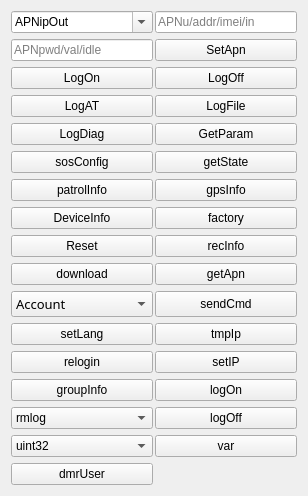
       <widget class="QWidget" name="tab_2">
        <property name="sizePolicy">
         <sizepolicy hsizetype="Expanding" vsizetype="Expanding">
          <horstretch>1</horstretch>
          <verstretch>1</verstretch>
         </sizepolicy>
        </property>
        <attribute name="title">
         <string>POC</string>
        </attribute>
        <layout class="QGridLayout" name="gridLayout_5" columnstretch="0,0">
         <item row="0" column="1">
          <layout class="QHBoxLayout" name="horizontalLayout_4">
           <item>
            <layout class="QGridLayout" name="gridLayout_4" rowstretch="0,0,0,0,0,0,0,0,0,0,0,0,0,0,0,0,0,0,0" columnstretch="1,1">
             <property name="sizeConstraint">
              <enum>QLayout::SetNoConstraint</enum>
             </property>
             <property name="horizontalSpacing">
              <number>2</number>
             </property>
             <item row="11" column="0">
              <widget class="QComboBox" name="cmdlist">
               <property name="sizePolicy">
                <sizepolicy hsizetype="Minimum" vsizetype="Expanding">
                 <horstretch>0</horstretch>
                 <verstretch>0</verstretch>
                </sizepolicy>
               </property>
               <property name="minimumSize">
                <size>
                 <width>100</width>
                 <height>0</height>
                </size>
               </property>
               <property name="font">
                <font>
                 <family>Microsoft YaHei</family>
                 <pointsize>10</pointsize>
                </font>
               </property>
               <item>
                <property name="text">
                 <string>Account</string>
                </property>
               </item>
               <item>
                <property name="text">
                 <string>lcd</string>
                </property>
               </item>
               <item>
                <property name="text">
                 <string>aui</string>
                </property>
               </item>
               <item>
                <property name="text">
                 <string>fly0</string>
                </property>
               </item>
               <item>
                <property name="text">
                 <string>fly1</string>
                </property>
               </item>
               <item>
                <property name="text">
                 <string>fota</string>
                </property>
               </item>
               <item>
                <property name="text">
                 <string>fotaA</string>
                </property>
               </item>
               <item>
                <property name="text">
                 <string>autoTest</string>
                </property>
               </item>
               <item>
                <property name="text">
                 <string>autoCall</string>
                </property>
               </item>
               <item>
                <property name="text">
                 <string>capacity</string>
                </property>
               </item>
               <item>
                <property name="text">
                 <string>testCall5s</string>
                </property>
               </item>
               <item>
                <property name="text">
                 <string>autoCall5590</string>
                </property>
               </item>
               <item>
                <property name="text">
                 <string>dmrAutoCall</string>
                </property>
               </item>
               <item>
                <property name="text">
                 <string>resCall</string>
                </property>
               </item>
               <item>
                <property name="text">
                 <string>testonoff</string>
                </property>
               </item>
               <item>
                <property name="text">
                 <string>ResOnoff</string>
                </property>
               </item>
               <item>
                <property name="text">
                 <string>fakeNfc</string>
                </property>
               </item>
               <item>
                <property name="text">
                 <string>FileM</string>
                </property>
               </item>
               <item>
                <property name="text">
                 <string>batm</string>
                </property>
               </item>
               <item>
                <property name="text">
                 <string>formatc</string>
                </property>
               </item>
               <item>
                <property name="text">
                 <string>formatd</string>
                </property>
               </item>
               <item>
                <property name="text">
                 <string>formate</string>
                </property>
               </item>
               <item>
                <property name="text">
                 <string>cklog</string>
                </property>
               </item>
               <item>
                <property name="text">
                 <string>vplay</string>
                </property>
               </item>
               <item>
                <property name="text">
                 <string>vbatPercent</string>
                </property>
               </item>
               <item>
                <property name="text">
                 <string>simKeyAutoTest</string>
                </property>
               </item>
               <item>
                <property name="text">
                 <string>assertMode</string>
                </property>
               </item>
               <item>
                <property name="text">
                 <string>at2poc</string>
                </property>
               </item>
               <item>
                <property name="text">
                 <string>at2ui</string>
                </property>
               </item>
               <item>
                <property name="text">
                 <string>simuKeyInput</string>
                </property>
               </item>
               <item>
                <property name="text">
                 <string>pocMode,-1</string>
                </property>
               </item>
               <item>
                <property name="text">
                 <string>playAud,1</string>
                </property>
               </item>
               <item>
                <property name="text">
                 <string>DebugCom,0</string>
                </property>
               </item>
               <item>
                <property name="text">
                 <string>DataCom,0</string>
                </property>
               </item>
               <item>
                <property name="text">
                 <string>FtyTestMode,1</string>
                </property>
               </item>
               <item>
                <property name="text">
                 <string>getdate</string>
                </property>
               </item>
               <item>
                <property name="text">
                 <string>syncDate</string>
                </property>
               </item>
               <item>
                <property name="text">
                 <string>usbTask,disk</string>
                </property>
               </item>
               <item>
                <property name="text">
                 <string>assertMode*I0,-1</string>
                </property>
               </item>
               <item>
                <property name="text">
                 <string>memGet,0,1</string>
                </property>
               </item>
               <item>
                <property name="text">
                 <string>9memSet,addr,42135,val</string>
                </property>
               </item>
               <item>
                <property name="text">
                 <string>9execFunc,4,addr,vi,23</string>
                </property>
               </item>
               <item>
                <property name="text">
                 <string>hearttm</string>
                </property>
               </item>
               <item>
                <property name="text">
                 <string>boottm</string>
                </property>
               </item>
               <item>
                <property name="text">
                 <string>nfcSwitch,2</string>
                </property>
               </item>
               <item>
                <property name="text">
                 <string>bootCause,2,</string>
                </property>
               </item>
               <item>
                <property name="text">
                 <string>factory,</string>
                </property>
               </item>
               <item>
                <property name="text">
                 <string>Chgstat,</string>
                </property>
               </item>
               <item>
                <property name="text">
                 <string>extCharge</string>
                </property>
               </item>
               <item>
                <property name="text">
                 <string>gpioCtl,1</string>
                </property>
               </item>
               <item>
                <property name="text">
                 <string>dmrOwnId</string>
                </property>
               </item>
               <item>
                <property name="text">
                 <string>dmrExts</string>
                </property>
               </item>
               <item>
                <property name="text">
                 <string>dmrSetExts</string>
                </property>
               </item>
               <item>
                <property name="text">
                 <string>getFile,d:/log.txt</string>
                </property>
               </item>
              </widget>
             </item>
             <item row="15" column="0">
              <widget class="QPushButton" name="GrpInfo">
               <property name="sizePolicy">
                <sizepolicy hsizetype="Minimum" vsizetype="Expanding">
                 <horstretch>0</horstretch>
                 <verstretch>0</verstretch>
                </sizepolicy>
               </property>
               <property name="text">
                <string>groupInfo</string>
               </property>
              </widget>
             </item>
             <item row="3" column="1">
              <widget class="QPushButton" name="logOffBtn">
               <property name="sizePolicy">
                <sizepolicy hsizetype="Minimum" vsizetype="Expanding">
                 <horstretch>0</horstretch>
                 <verstretch>0</verstretch>
                </sizepolicy>
               </property>
               <property name="text">
                <string>LogOff</string>
               </property>
              </widget>
             </item>
             <item row="14" column="1">
              <widget class="QPushButton" name="setIP">
               <property name="sizePolicy">
                <sizepolicy hsizetype="Expanding" vsizetype="Expanding">
                 <horstretch>0</horstretch>
                 <verstretch>0</verstretch>
                </sizepolicy>
               </property>
               <property name="text">
                <string>setIP</string>
               </property>
              </widget>
             </item>
             <item row="7" column="0">
              <widget class="QPushButton" name="flyOnBtn">
               <property name="sizePolicy">
                <sizepolicy hsizetype="Minimum" vsizetype="Expanding">
                 <horstretch>0</horstretch>
                 <verstretch>0</verstretch>
                </sizepolicy>
               </property>
               <property name="text">
                <string>patrolInfo</string>
               </property>
              </widget>
             </item>
             <item row="1" column="0">
              <widget class="QComboBox" name="APN">
               <property name="sizePolicy">
                <sizepolicy hsizetype="Preferred" vsizetype="Expanding">
                 <horstretch>0</horstretch>
                 <verstretch>0</verstretch>
                </sizepolicy>
               </property>
               <property name="editable">
                <bool>true</bool>
               </property>
               <item>
                <property name="text">
                 <string>APNipOut</string>
                </property>
               </item>
               <item>
                <property name="text">
                 <string>112.74.76.236</string>
                </property>
               </item>
               <item>
                <property name="text">
                 <string>120.77.221.147</string>
                </property>
               </item>
               <item>
                <property name="text">
                 <string>47.106.80.60</string>
                </property>
               </item>
               <item>
                <property name="text">
                 <string>47.254.30.180</string>
                </property>
               </item>
              </widget>
             </item>
             <item row="17" column="0">
              <widget class="QComboBox" name="memType">
               <property name="sizePolicy">
                <sizepolicy hsizetype="Expanding" vsizetype="Expanding">
                 <horstretch>0</horstretch>
                 <verstretch>0</verstretch>
                </sizepolicy>
               </property>
               <item>
                <property name="text">
                 <string>uint32</string>
                </property>
               </item>
               <item>
                <property name="text">
                 <string>uint16</string>
                </property>
               </item>
               <item>
                <property name="text">
                 <string>uint8</string>
                </property>
               </item>
               <item>
                <property name="text">
                 <string>double</string>
                </property>
               </item>
               <item>
                <property name="text">
                 <string>float</string>
                </property>
               </item>
              </widget>
             </item>
             <item row="15" column="1">
              <widget class="QPushButton" name="logon">
               <property name="sizePolicy">
                <sizepolicy hsizetype="Expanding" vsizetype="Expanding">
                 <horstretch>0</horstretch>
                 <verstretch>0</verstretch>
                </sizepolicy>
               </property>
               <property name="minimumSize">
                <size>
                 <width>100</width>
                 <height>0</height>
                </size>
               </property>
               <property name="text">
                <string>logOn</string>
               </property>
              </widget>
             </item>
             <item row="13" column="0">
              <widget class="QPushButton" name="setLang">
               <property name="sizePolicy">
                <sizepolicy hsizetype="Expanding" vsizetype="Expanding">
                 <horstretch>0</horstretch>
                 <verstretch>0</verstretch>
                </sizepolicy>
               </property>
               <property name="text">
                <string>setLang</string>
               </property>
              </widget>
             </item>
             <item row="1" column="1">
              <widget class="QLineEdit" name="apnUser">
               <property name="sizePolicy">
                <sizepolicy hsizetype="Expanding" vsizetype="Expanding">
                 <horstretch>0</horstretch>
                 <verstretch>0</verstretch>
                </sizepolicy>
               </property>
               <property name="inputMethodHints">
                <set>Qt::ImhDigitsOnly</set>
               </property>
               <property name="placeholderText">
                <string>APNu/addr/imei/in</string>
               </property>
              </widget>
             </item>
             <item row="13" column="1">
              <widget class="QPushButton" name="tmpIp">
               <property name="sizePolicy">
                <sizepolicy hsizetype="Expanding" vsizetype="Expanding">
                 <horstretch>0</horstretch>
                 <verstretch>0</verstretch>
                </sizepolicy>
               </property>
               <property name="text">
                <string>tmpIp</string>
               </property>
              </widget>
             </item>
             <item row="9" column="1">
              <widget class="QPushButton" name="recInfo">
               <property name="sizePolicy">
                <sizepolicy hsizetype="Minimum" vsizetype="Expanding">
                 <horstretch>0</horstretch>
                 <verstretch>0</verstretch>
                </sizepolicy>
               </property>
               <property name="text">
                <string>recInfo</string>
               </property>
               <property name="autoExclusive">
                <bool>true</bool>
               </property>
              </widget>
             </item>
             <item row="2" column="1">
              <widget class="QPushButton" name="setBtn">
               <property name="sizePolicy">
                <sizepolicy hsizetype="Expanding" vsizetype="Expanding">
                 <horstretch>0</horstretch>
                 <verstretch>0</verstretch>
                </sizepolicy>
               </property>
               <property name="text">
                <string>SetApn</string>
               </property>
              </widget>
             </item>
             <item row="8" column="0">
              <widget class="QPushButton" name="deviceInfo">
               <property name="sizePolicy">
                <sizepolicy hsizetype="Minimum" vsizetype="Expanding">
                 <horstretch>0</horstretch>
                 <verstretch>0</verstretch>
                </sizepolicy>
               </property>
               <property name="text">
                <string>DeviceInfo</string>
               </property>
              </widget>
             </item>
             <item row="4" column="1">
              <widget class="QPushButton" name="logFileBtn">
               <property name="sizePolicy">
                <sizepolicy hsizetype="Minimum" vsizetype="Expanding">
                 <horstretch>0</horstretch>
                 <verstretch>0</verstretch>
                </sizepolicy>
               </property>
               <property name="text">
                <string>LogFile</string>
               </property>
              </widget>
             </item>
             <item row="16" column="0">
              <widget class="QComboBox" name="logList">
               <property name="sizePolicy">
                <sizepolicy hsizetype="Expanding" vsizetype="Expanding">
                 <horstretch>0</horstretch>
                 <verstretch>0</verstretch>
                </sizepolicy>
               </property>
               <property name="minimumSize">
                <size>
                 <width>100</width>
                 <height>0</height>
                </size>
               </property>
               <item>
                <property name="text">
                 <string>rmlog</string>
                </property>
               </item>
               <item>
                <property name="text">
                 <string>gps</string>
                </property>
               </item>
               <item>
                <property name="text">
                 <string>adups</string>
                </property>
               </item>
               <item>
                <property name="text">
                 <string>mmidebug</string>
                </property>
               </item>
               <item>
                <property name="text">
                 <string>at</string>
                </property>
               </item>
               <item>
                <property name="text">
                 <string>mmi</string>
                </property>
               </item>
               <item>
                <property name="text">
                 <string>tts</string>
                </property>
               </item>
               <item>
                <property name="text">
                 <string>apm32e</string>
                </property>
               </item>
               <item>
                <property name="text">
                 <string>poc</string>
                </property>
               </item>
               <item>
                <property name="text">
                 <string>err</string>
                </property>
               </item>
               <item>
                <property name="text">
                 <string>fence</string>
                </property>
               </item>
               <item>
                <property name="text">
                 <string>heart</string>
                </property>
               </item>
               <item>
                <property name="text">
                 <string>dmr</string>
                </property>
               </item>
               <item>
                <property name="text">
                 <string>drvLog</string>
                </property>
               </item>
               <item>
                <property name="text">
                 <string>txtLog</string>
                </property>
               </item>
               <item>
                <property name="text">
                 <string>dmrFreq</string>
                </property>
               </item>
               <item>
                <property name="text">
                 <string>assertMode</string>
                </property>
               </item>
              </widget>
             </item>
             <item row="9" column="0">
              <widget class="QPushButton" name="resetBtn">
               <property name="sizePolicy">
                <sizepolicy hsizetype="Expanding" vsizetype="Expanding">
                 <horstretch>0</horstretch>
                 <verstretch>0</verstretch>
                </sizepolicy>
               </property>
               <property name="text">
                <string>Reset</string>
               </property>
              </widget>
             </item>
             <item row="11" column="1">
              <widget class="QPushButton" name="sendCmd">
               <property name="sizePolicy">
                <sizepolicy hsizetype="Minimum" vsizetype="Expanding">
                 <horstretch>0</horstretch>
                 <verstretch>0</verstretch>
                </sizepolicy>
               </property>
               <property name="text">
                <string>sendCmd</string>
               </property>
              </widget>
             </item>
             <item row="6" column="1">
              <widget class="QPushButton" name="getstateBtn">
               <property name="sizePolicy">
                <sizepolicy hsizetype="Minimum" vsizetype="Expanding">
                 <horstretch>0</horstretch>
                 <verstretch>0</verstretch>
                </sizepolicy>
               </property>
               <property name="text">
                <string>getState</string>
               </property>
              </widget>
             </item>
             <item row="17" column="1">
              <widget class="QPushButton" name="memGetSet">
               <property name="sizePolicy">
                <sizepolicy hsizetype="Expanding" vsizetype="Expanding">
                 <horstretch>0</horstretch>
                 <verstretch>0</verstretch>
                </sizepolicy>
               </property>
               <property name="text">
                <string>var</string>
               </property>
              </widget>
             </item>
             <item row="10" column="0">
              <widget class="QPushButton" name="download">
               <property name="sizePolicy">
                <sizepolicy hsizetype="Minimum" vsizetype="Expanding">
                 <horstretch>0</horstretch>
                 <verstretch>0</verstretch>
                </sizepolicy>
               </property>
               <property name="text">
                <string>download</string>
               </property>
              </widget>
             </item>
             <item row="16" column="1">
              <widget class="QPushButton" name="logOff">
               <property name="sizePolicy">
                <sizepolicy hsizetype="Expanding" vsizetype="Expanding">
                 <horstretch>0</horstretch>
                 <verstretch>0</verstretch>
                </sizepolicy>
               </property>
               <property name="minimumSize">
                <size>
                 <width>100</width>
                 <height>0</height>
                </size>
               </property>
               <property name="text">
                <string>logOff</string>
               </property>
              </widget>
             </item>
             <item row="14" column="0">
              <widget class="QPushButton" name="relogin">
               <property name="sizePolicy">
                <sizepolicy hsizetype="Minimum" vsizetype="Expanding">
                 <horstretch>0</horstretch>
                 <verstretch>0</verstretch>
                </sizepolicy>
               </property>
               <property name="text">
                <string>relogin</string>
               </property>
              </widget>
             </item>
             <item row="6" column="0">
              <widget class="QPushButton" name="uploadLogBtn">
               <property name="sizePolicy">
                <sizepolicy hsizetype="Minimum" vsizetype="Expanding">
                 <horstretch>0</horstretch>
                 <verstretch>0</verstretch>
                </sizepolicy>
               </property>
               <property name="text">
                <string>sosConfig</string>
               </property>
              </widget>
             </item>
             <item row="10" column="1">
              <widget class="QPushButton" name="getApn">
               <property name="sizePolicy">
                <sizepolicy hsizetype="Minimum" vsizetype="Expanding">
                 <horstretch>0</horstretch>
                 <verstretch>0</verstretch>
                </sizepolicy>
               </property>
               <property name="text">
                <string>getApn</string>
               </property>
              </widget>
             </item>
             <item row="8" column="1">
              <widget class="QPushButton" name="factory">
               <property name="sizePolicy">
                <sizepolicy hsizetype="Minimum" vsizetype="Expanding">
                 <horstretch>0</horstretch>
                 <verstretch>0</verstretch>
                </sizepolicy>
               </property>
               <property name="text">
                <string>factory</string>
               </property>
              </widget>
             </item>
             <item row="7" column="1">
              <widget class="QPushButton" name="flyOffBtn">
               <property name="sizePolicy">
                <sizepolicy hsizetype="Minimum" vsizetype="Expanding">
                 <horstretch>0</horstretch>
                 <verstretch>0</verstretch>
                </sizepolicy>
               </property>
               <property name="text">
                <string>gpsInfo</string>
               </property>
              </widget>
             </item>
             <item row="4" column="0">
              <widget class="QPushButton" name="LogAT">
               <property name="sizePolicy">
                <sizepolicy hsizetype="Minimum" vsizetype="Expanding">
                 <horstretch>0</horstretch>
                 <verstretch>0</verstretch>
                </sizepolicy>
               </property>
               <property name="text">
                <string>LogAT</string>
               </property>
              </widget>
             </item>
             <item row="3" column="0">
              <widget class="QPushButton" name="logOnBtn">
               <property name="sizePolicy">
                <sizepolicy hsizetype="Minimum" vsizetype="Expanding">
                 <horstretch>0</horstretch>
                 <verstretch>0</verstretch>
                </sizepolicy>
               </property>
               <property name="text">
                <string>LogOn</string>
               </property>
              </widget>
             </item>
             <item row="2" column="0">
              <widget class="QLineEdit" name="apnPwd">
               <property name="sizePolicy">
                <sizepolicy hsizetype="Expanding" vsizetype="Expanding">
                 <horstretch>0</horstretch>
                 <verstretch>0</verstretch>
                </sizepolicy>
               </property>
               <property name="placeholderText">
                <string>APNpwd/val/idle</string>
               </property>
              </widget>
             </item>
             <item row="5" column="0">
              <widget class="QPushButton" name="LogDiag">
               <property name="sizePolicy">
                <sizepolicy hsizetype="Minimum" vsizetype="Expanding">
                 <horstretch>0</horstretch>
                 <verstretch>0</verstretch>
                </sizepolicy>
               </property>
               <property name="text">
                <string>LogDiag</string>
               </property>
              </widget>
             </item>
             <item row="5" column="1">
              <widget class="QPushButton" name="getParamBtn">
               <property name="sizePolicy">
                <sizepolicy hsizetype="Minimum" vsizetype="Expanding">
                 <horstretch>0</horstretch>
                 <verstretch>0</verstretch>
                </sizepolicy>
               </property>
               <property name="text">
                <string>GetParam</string>
               </property>
              </widget>
             </item>
             <item row="18" column="0">
              <widget class="QPushButton" name="pushButton_2">
               <property name="sizePolicy">
                <sizepolicy hsizetype="Expanding" vsizetype="Expanding">
                 <horstretch>0</horstretch>
                 <verstretch>0</verstretch>
                </sizepolicy>
               </property>
               <property name="text">
                <string>dmrUser</string>
               </property>
              </widget>
             </item>
            </layout>
           </item>
          </layout>
         </item>
        </layout>
       </widget>
